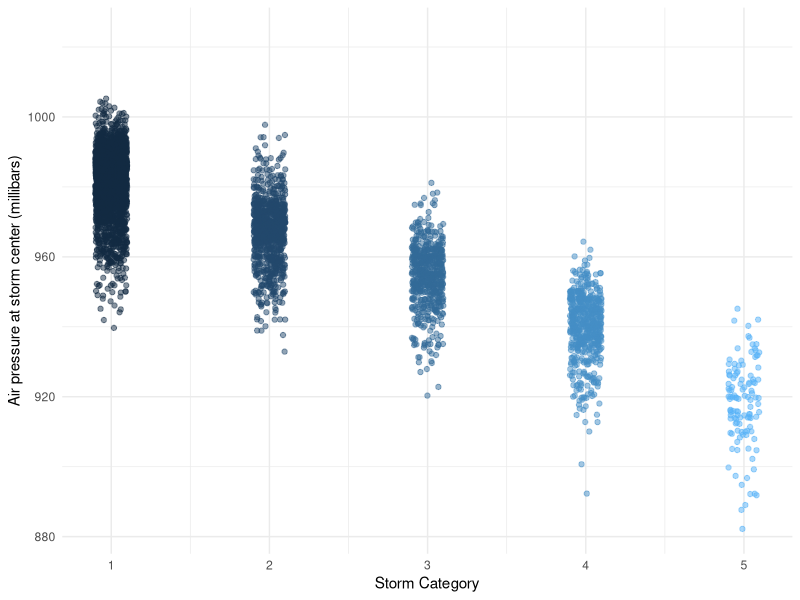

This chart was generated by the following R code:
## ---- chunk 1
knitr::opts_chunk$set(echo = TRUE)
library(tidyverse)
## ---- chunk 2
summary(storms)
## ---- chunk 3
names(storms) #Fixed names
## ---- chunk 4
ggplot(data = storms, aes(x = category, y = pressure)) +
  geom_jitter(width = 0.1, 
              alpha = 0.5,
              aes(color = category),
              show.legend = FALSE) +
  labs(x = "Storm Category", 
       y = "Air pressure at storm center (millibars)"
       ) +
  theme_minimal()
